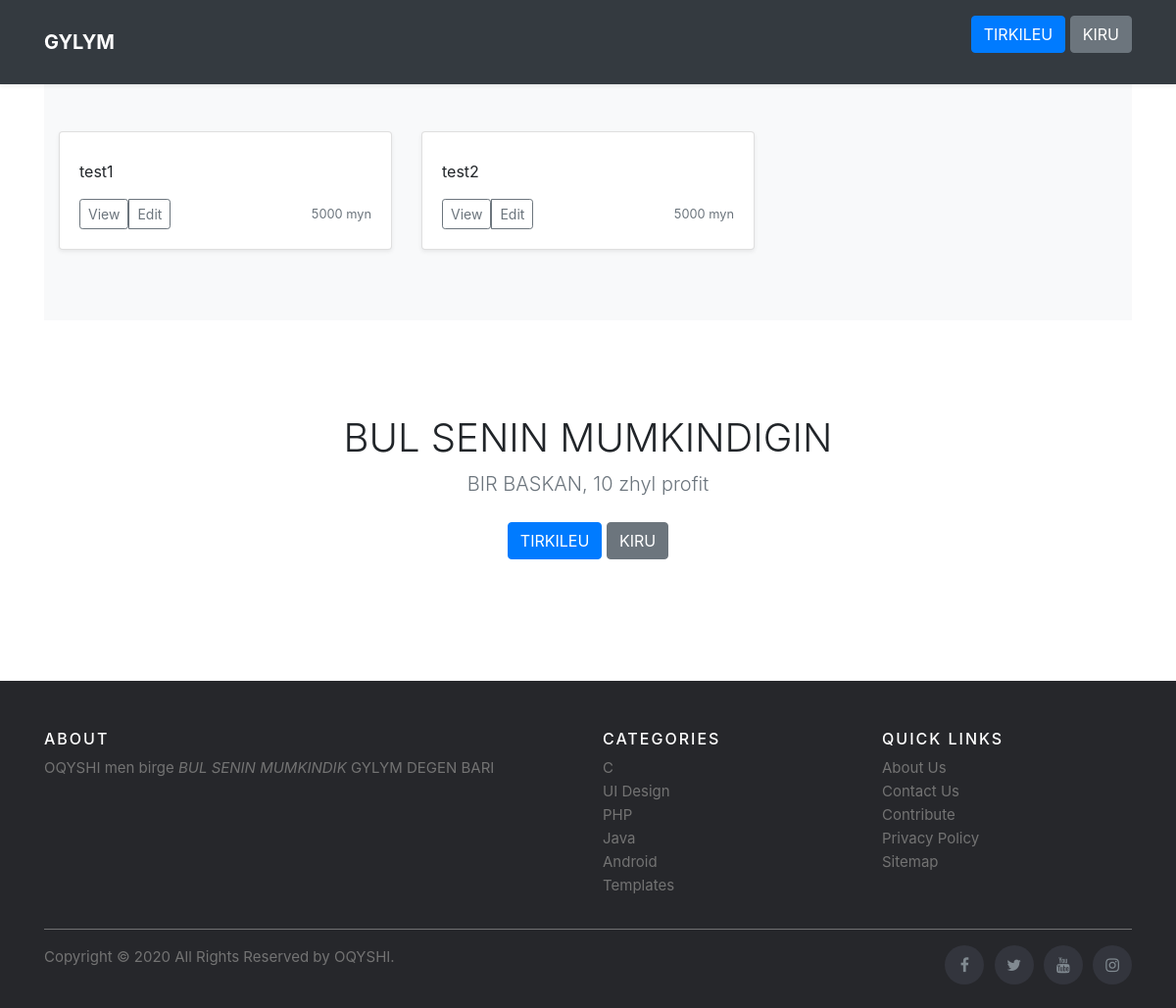
Before: / with the older database file.
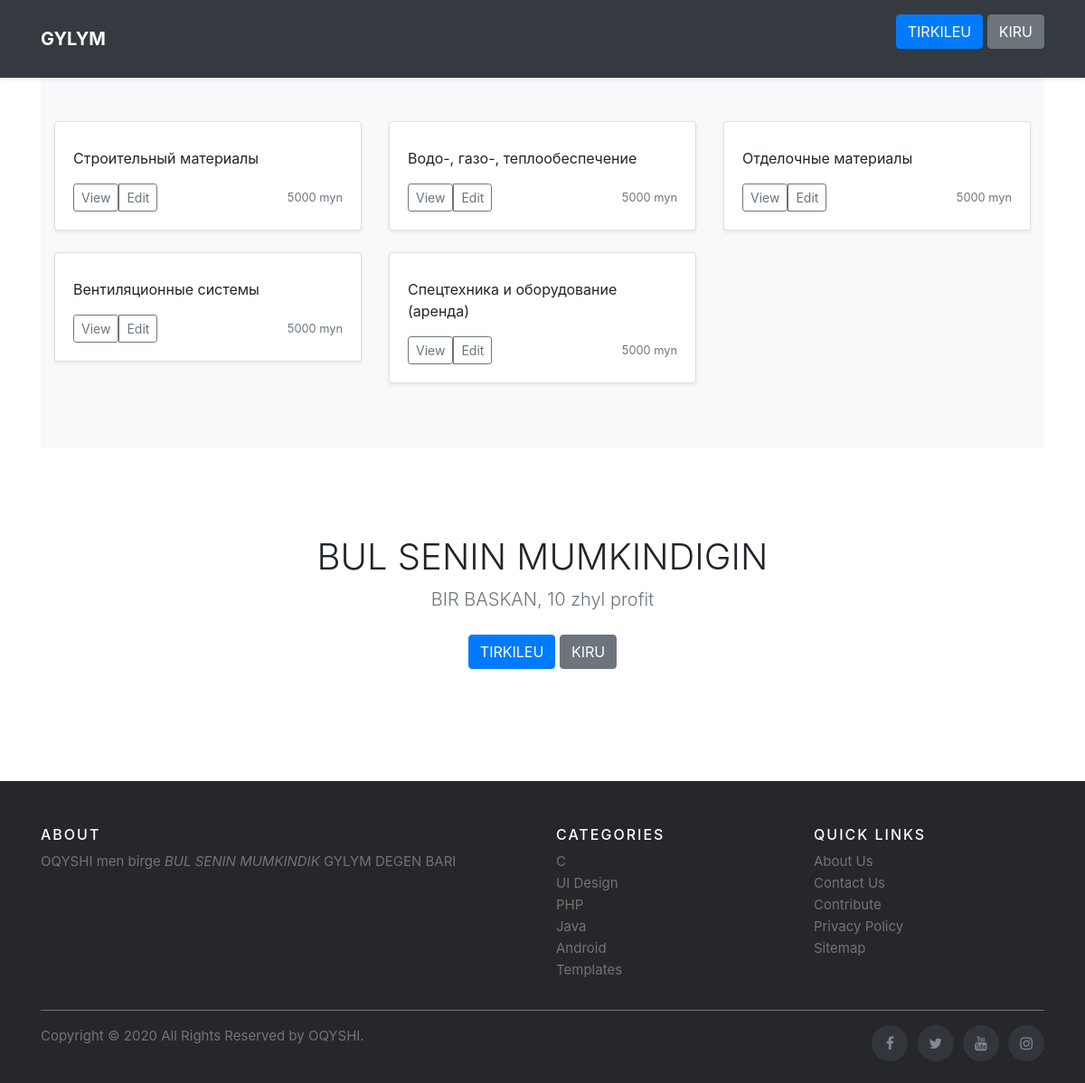
After: the same page with the newer database file.
### adverts/models.py (models this page shows, shortened)
class Category1(models.Model):
    name = models.CharField("Категория 1", max_length=150)
    description = models.TextField("Описание")
    members = models.ManyToManyField(User, related_name='members1', blank=True)
    url = models.SlugField(max_length=160, unique=True)
    class Meta:
        verbose_name = "Категория 1"
        verbose_name_plural = "Категории 1"

### adverts/views.py (the view)
# urls.py: path('', views.MainListView.as_view(), name='All'),
class MainListView(generic.ListView):
    model = Category1
    template_name = 'adverts/main.html'
    def get_queryset(self):
        return Category1.objects.all()

### templates/adverts/main.html (shortened to what this page needs)
{% extends "adverts/base.html" %}
{% load static %}
{% block content %}
  <main role="main">
    <div class="album py-5 bg-light">
      <div class="container">
        <div class="row">
            {% for category1 in category1_list %}
          <div class="col-md-4">
            <div class="card mb-4 shadow-sm">
              <div class="card-body">
                <p class="card-text">{{category1.description}}</p>
                <div class="d-flex justify-content-between align-items-center">
                  <div class="btn-group">
                      <a href="{% url 'adverts:detail' category1.id %}"><button type="button" class="btn btn-sm btn-outline-secondary">View</button></a>
                    <button type="button" class="btn btn-sm btn-outline-secondary">Edit</button>
                  </div>
                  <small class="text-muted">5000 myn</small>
                </div>
              </div>
            </div>
          </div>
            {% endfor %}
        </div>
      </div>
    </div>
    <section class="jumbotron text-center">
      <div class="container">
        <h1 class="jumbotron-heading">BUL SENIN MUMKINDIGIN</h1>
        <p class="lead text-muted">BIR BASKAN, 10 zhyl profit</p>
          {% if current_user.is_authenticated %}
            <p>
                <a href="/mycourses" class="btn btn-primary my-2">Menin kurstarym</a>
            </p>
          {% else %}
            <p>
                <a href="/register" class="btn btn-primary my-2">TIRKILEU</a>
                <a href="/login" class="btn btn-secondary my-2">KIRU</a>
             </p>
          {% endif %}
      </div>
    </section>
  </main>
{% endblock %}

### templates/adverts/base.html (shortened to what this page needs)
<!DOCTYPE html>
  {% load static %}
  <html lang="en">
    <head>
      <link rel="stylesheet" href="https://cdnjs.cloudflare.com/ajax/libs/font-awesome/4.7.0/css/font-awesome.min.css"/>
      <link rel="stylesheet" href="{% static 'css/main.css' %}"   >
      <link rel="stylesheet" href="{% static 'css/album.css' %}"  >
      <link rel="stylesheet" href="{% static 'css/footer.css' %}"  >
      <link rel="stylesheet" href="{% static 'css/media.css' %}"  >
    </head>
    <body>
      <header>
        <div class="navbar navbar-dark bg-dark shadow-sm">
          <div class="container d-flex justify-content-between">
            <a href="/" class="navbar-brand d-flex align-items-center">
              <strong>GYLYM</strong>
            </a>
            {% if current_user.is_authenticated %}
              <p>
                <a href="/addcourse" class="btn btn-primary my-2">Add course</a>
                <a href="/mycourses" class="btn btn-primary my-2">Menin kurstarym</a>
                <a href="/logout" class="btn btn-secondary my-2">Shygu</a>
              </p>
            {% else %}
              <p>
                <a href="/register" class="btn btn-primary my-2">TIRKILEU</a>
                <a href="/login" class="btn btn-secondary my-2">KIRU</a>
               </p>
            {% endif %}
          </div>
        </div>
      </header>
      <main role="main" class="container">
        {% block content %}{% endblock %}
      </main>
        <footer class="site-footer">
          <div class="container">
            <div class="row">
              <div class="col-sm-12 col-md-6">
                <h6>About</h6>
                <p class="text-justify">OQYSHI men birge<i> BUL SENIN MUMKINDIK </i> GYLYM DEGEN BARI</p>
              </div>
              <div class="col-xs-6 col-md-3">
                <h6>Categories</h6>
                <ul class="footer-links">
                  <li><a href="">C</a></li>
                  <li><a href="">UI Design</a></li>
                  <li><a href="">PHP</a></li>
                  <li><a href="">Java</a></li>
                  <li><a href="">Android</a></li>
                  <li><a href="">Templates</a></li>
                </ul>
              </div>
              <div class="col-xs-6 col-md-3">
                <h6>Quick Links</h6>
                <ul class="footer-links">
                  <li><a href="">About Us</a></li>
                  <li><a href="">Contact Us</a></li>
                  <li><a href="">Contribute</a></li>
                  <li><a href="">Privacy Policy</a></li>
                  <li><a href="">Sitemap</a></li>
                </ul>
              </div>
            </div>
            <hr>
          </div>
          <div class="container">
            <div class="row">
              <div class="col-md-8 col-sm-6 col-xs-12">
                <p class="copyright-text">Copyright &copy; 2020 All Rights Reserved by
              <a href="#">OQYSHI</a>.
                </p>
              </div>
              <div class="col-md-4 col-sm-6 col-xs-12">
                <ul class="social-icons">
                  <li><a class="facebook" href="#"><i class="fa fa-facebook"></i></a></li>
                  <li><a class="twitter" href="#"><i class="fa fa-twitter"></i></a></li>
                  <li><a class="youtube" href="#"><i class="fa fa-youtube"></i></a></li>
                  <li><a class="instagram" href="#"><i class="fa fa-instagram"></i></a></li>
                </ul>
              </div>
            </div>
          </div>
        </footer>
    </body>
  </html>

### static/css/album.css (style rules this page uses)
:root { --jumbotron-padding-y: 3rem; }
.jumbotron { padding-top: var(--jumbotron-padding-y); padding-bottom: var(--jumbotron-padding-y); margin-bottom: 0; background-color: #fff; }
@media (min-width: 768px) { .jumbotron { padding-top: calc(var(--jumbotron-padding-y) * 2); padding-bottom: calc(var(--jumbotron-padding-y) * 2); } }
.jumbotron p:last-child { margin-bottom: 0; }
.jumbotron-heading { font-weight: 300; }
.jumbotron .container { max-width: 40rem; }
footer { padding-top: 3rem; padding-bottom: 3rem; }
footer p { margin-bottom: .25rem; }

### static/css/footer.css (style rules this page uses)
.site-footer { background-color:#26272b; padding:45px 0 20px; font-size:15px; line-height:24px; color:#737373; margin-top:20px; }
.site-footer hr { border-top-color:#bbb; opacity:0.5 }
.site-footer h6 { color:#fff; font-size:16px; text-transform:uppercase; margin-top:5px; letter-spacing:2px }
.site-footer a { color:#737373; }
.footer-links { padding-left:0; list-style:none }
.footer-links li { display:block }
.footer-links a { color:#737373 }
.site-footer .social-icons { text-align:right }
.site-footer .social-icons a { width:40px; height:40px; line-height:40px; margin-left:6px; margin-right:0; border-radius:100%; background-color:#33353d }
.copyright-text { margin:0 }
.social-icons { padding-left:0; margin-bottom:0; list-style:none }
.social-icons li { display:inline-block; margin-bottom:4px }
.social-icons a { background-color:#eceeef; color:#818a91; font-size:16px; display:inline-block; line-height:44px; width:44px; height:44px; text-align:center; margin-right:8px; border-radius:100%; -webkit-transition:all .2s linear; -o-transition:all .2s linear; transition:all .2s linear }

Changed rows visible on the page:
removed Category1: description "test1"
removed Category1: description "test2"
added Category1: description "Строительный материалы"
added Category1: description "Водо-, газо-, теплообеспечение"
added Category1: description "Отделочные материалы"
added Category1: description "Вентиляционные системы"
added Category1: description "Спецтехника и оборудование (аренда)"
